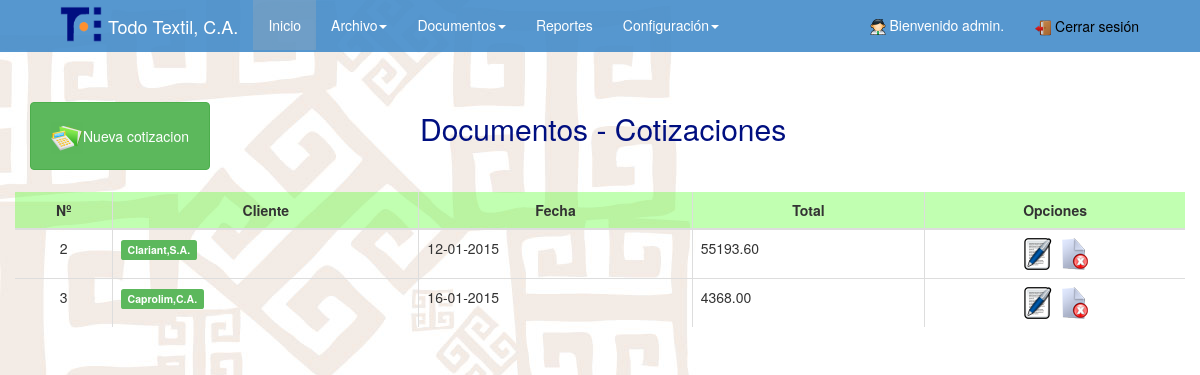
The page /SISTEMA/documentos/cotizar/cotizacion.php (signed in) on the database its author committed.
### tables this page shows
CREATE TABLE IF NOT EXISTS `cotizacion` (
  `idcot` int(11) NOT NULL AUTO_INCREMENT,
  `idcliente` int(11) NOT NULL,
  `att` varchar(90) DEFAULT NULL,
  `fecha` date NOT NULL,
  `monto` double(10,2) NOT NULL,
  `iva` double(10,2) NOT NULL,
  `total` double(10,2) NOT NULL,
  `iduser` int(11) NOT NULL,
  PRIMARY KEY (`idcot`),
  KEY `idcliente` (`idcliente`),
  KEY `iduser` (`iduser`)
);

CREATE TABLE IF NOT EXISTS `cliente` (
  `idcliente` int(11) NOT NULL AUTO_INCREMENT,
  `nombre` varchar(80) NOT NULL,
  `rif` varchar(15) NOT NULL,
  `direc` varchar(160) NOT NULL,
  `tlf` varchar(15) NOT NULL,
  `email` varchar(100) DEFAULT NULL,
  PRIMARY KEY (`idcliente`)
);

### SISTEMA/include/database.php (called while the page is built, shortened)
<?php
class MySQLDB
{
   var $connection;
	function MySQLDB(){
	  $this->connection = mysql_connect(DB_SERVER, DB_USER, DB_PASS) or die(mysql_error());
	}
	function getClientesbyId($id)
	{
		$q = "SELECT * FROM cliente WHERE idcliente= '".$id."'";
		$result = mysql_query($q,$this->connection);
	  	if(!$result || (mysql_num_rows($result) < 1))
	    {
			return NULL;
	    }else{
			for($i=0; $i<mysql_num_rows($result);$i++)
			{
				$dbarray = mysql_fetch_assoc($result);
				$array[]=$dbarray;
			}
			return $array;
		}
	}
	function getLastCotizacionTemp(){
		$q= "SELECT idcotemp FROM cotemp ORDER BY idcotemp DESC LIMIT 1";
		$result = mysql_query($q, $this->connection);
		if (!$result || (mysql_num_rows($result) < 1)) {
			return NULL;
		}else{
			for ($i=0; $i < mysql_num_rows($result) ; $i++) {
				$dbarray = mysql_fetch_array($result);
				$array[]=$dbarray;
			}
			return $array;
		}
	}
	function getCotizacion(){
		$q= "SELECT idcot,idcliente, DATE_FORMAT(fecha,'%d-%m-%Y') as fecha,total FROM cotizacion";
		$result = mysql_query($q, $this->connection);
		if (!$result || (mysql_num_rows($result) < 1)) {
			return NULL;
		}else{
			for ($i=0; $i < mysql_num_rows($result) ; $i++) {
				$dbarray = mysql_fetch_array($result);
				$array[]=$dbarray;
			}
			return $array;
		}
	}
};
$database = new MySQLDB;
?>

### SISTEMA/documentos/cotizar/cotizacion.php (the view, shortened to what this page needs)
<?php include_once("../../include/session.php"); ?>
<!doctype html>
<html>
	<head>
		<link rel="stylesheet" type="text/css" href="../../css/main.css">
		<link rel="stylesheet" href="../../css/bootstrap.min.css">
 	<link rel="stylesheet" type="text/css" href="../../css/datatables.css">
 <link rel="stylesheet" type="text/css" href="../../pjdietz-Freeow-c84f9e9/style/freeow/freeow.css" />
<link rel="stylesheet" type="text/css" href="../../pjdietz-Freeow-c84f9e9/demo/demo.css" />
	</head>
<body>
 	<?php include("header.php");
    ?>
	<div class="container">
		<div class="row">
 	   	<?php
	 	  $cotizacion=$database->getLastCotizacionTemp();
 	  	?>
		<form action="../../process.php" method="post" class="form-signin">
	 	  		<br/>
				<br/>
		<div class="col-md-4">
	 	  <button type="submit" class="btnEd btn-success btn-md" style="margin-top: 10px;margin-bottom: 10px;"/>
	 	  <img src="../../images/cot.png">Nueva cotizacion</button>
 	  	</div>
 	  </form>
  	  <div class="col-md-5">
 	  	<h2 style="color: rgb(0, 15, 128);">Documentos - Cotizaciones</h2>
 	  </div>
		<br/><br/>
		<br/><br/>
		<br/>
		<table width="100%" class="table table-bordered table-hover" id="table_id">
	        <thead>
	            <tr style="background: rgba(85, 255, 40, 0.36);">
	                <th width="auto" class="text-center"><?php echo utf8_decode('Nº') ?></th>
	                <th width="auto" class="text-center">Cliente</th>
	                <th width="auto" class="text-center">Fecha</th>
	                <th width="auto" class="text-center">Total</th>
	                <th width="auto" class="text-center">Opciones</th>
	            </tr>
	        </thead>
			<tbody>
			<?php
			$arrayCot = $database->getCotizacion();
			if(sizeof($arrayCot)>0)
			{
				for($j=0; $j<sizeof($arrayCot); $j++)
	        	{
	        			$arrayCli = $database->getClientesbyId($arrayCot[$j]['idcliente']);
	        			echo '<tr>';
	        					echo '<td class="text-center">'.$arrayCot[$j]['idcot'].'</td>';
			        			echo '<td><span class="label label-success">'.$arrayCli[0]['nombre'].'</span></td>';
			        			echo '<td>'.$arrayCot[$j]['fecha'].'</td>';
			        			echo '<td>'.$arrayCot[$j]['total'].'</td>';
			        			echo '<td class="text-center"><a href="editC.php?idc='.$arrayCot[$j]['idcot'].'" class="a"><img src="../../images/edit.png"/></a>';
		        				echo '<a href="deleteC.php?id='.$arrayCot[$j]['idcot'].'&n=1" onclick="return confirmation()" class="b">
		        				<img src="../../images/pdel.png"/></a></td>';
			    }
        	}
			 ?>
        </tbody>
        </table>
		</div>
		</div>
</body>
</html>

### SISTEMA/css/datatables.css (style rules this page uses)
table.table-bordered thead th, table.table-bordered thead td { border-left-width: 0; border-top-width: 0; }
table.table-bordered tbody th, table.table-bordered tbody td { border-left-width: 0; border-bottom-width: 0; }
table.table-bordered th:last-child, table.table-bordered td:last-child { border-right-width: 0; }

### SISTEMA/documentos/cotizar/header.php (style rules this page uses)
body { background-image: url("../../images/bg.jpg"); background-color: #cccccc; }

### rows shown on the page
cotizacion: idcot "2", idcliente.nombre "Clariant,S.A.", fecha "12-01-2015", total "55193.60"
cotizacion: idcot "3", idcliente.nombre "Caprolim,C.A.", fecha "16-01-2015", total "4368.00"

### other values the page prints
utf8_decode('Nº') "Nº"
